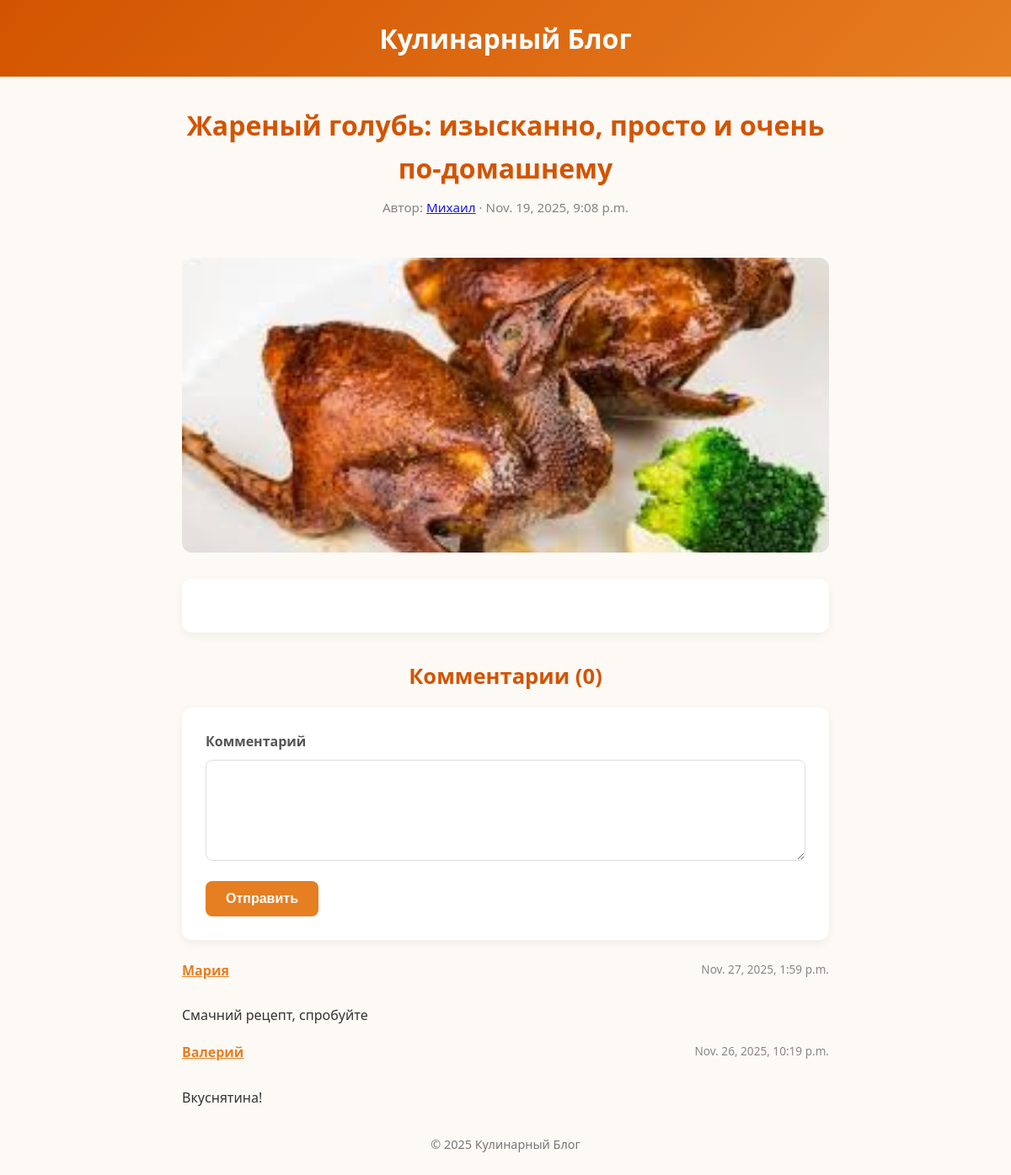
/articles/1, run on the app's committed database.
### Main/models.py (models this page shows, shortened)
class Article(models.Model):
    author = models.ForeignKey(User, on_delete=models.CASCADE, editable=True)
    title = models.CharField(max_length=100)
    pub_date = models.DateTimeField('publication date', auto_now_add=True)
    article = tinymce_models.HTMLField()
    image = models.ImageField(upload_to='articles', blank=True, null=True)

class Comment(models.Model):
    author = models.ForeignKey(User, on_delete=models.CASCADE)
    comment = models.CharField(max_length=250)
    pub_date = models.DateTimeField('publication date', auto_now_add=True)
    article = models.ForeignKey(Article, on_delete=models.CASCADE)

### Main/views.py (the view)
# urls.py: path('articles/<int:article_id>', views.article_show, name='article_url'),
def article_show(request, article_id):
    article = Article.objects.get(id=article_id)
    comments = Article.objects.get(id=article_id).comment_set.order_by('-pub_date')
    return render(request, 'articles.html', {'article' : article, 'comments': comments})

### Main/templates/articles.html (shortened to what this page needs)
<!DOCTYPE html>
<html lang="ru">
<head>
</head>
<body>
  <header>
    <h1>Кулинарный Блог</h1>
  </header>
  <div class="container">
    <article>
      <div class="article-header">
        <h1>{{article.title}}</h1>
        <p class="article-meta">Автор: <a href="{% url 'account_show' article.author.id %}">{{article.author.first_name}}</a> · {{article.pub_date}}</p>
      </div>
      <img
        src="{{article.image.url}}"
        alt="{{article.title}}"
        class="article-image"
      >
      <div class="article-content">
      </div>
      <section class="comments-section">
        <h2>Комментарии (<span id="comments-count">0</span>)</h2>
        <form id="comment-form" class="comment-form" name="comment" method="POST" action="{% url 'publication_comment' article.id %}">
          <div class="form-group">
            <label for="text">Комментарий</label>
            <textarea id="text" name="comment_text" required></textarea>
          </div>
          <button type="submit" class="btn">Отправить</button>
        </form>
        <div id="comments-list" class="comments-list">
            {% if comments is not None %}
            {% for comment in comments %}
            <div class="comment-header">
            <a href="{% url 'account_show' comment.author.id %}" class="comment-author">{{comment.author.first_name}}</a>
            <span class="comment-date">{{comment.pub_date}}</span>
          </div>
          <div class="comment-text">{{comment.comment}}</div>
        {% endfor %}
        {% endif %}
        </div>
      </section>
    </article>
    <footer>
      <p>© 2025 Кулинарный Блог</p>
    </footer>
  </div>
</body>
</html>

### Main/templates/articles.html (style rules this page uses)
* { margin: 0; padding: 0; box-sizing: border-box; }
body { font-family: 'Segoe UI', system-ui, sans-serif; line-height: 1.6; color: #333; background-color: #fdf9f5; padding-bottom: 2rem; }
header { background: linear-gradient(135deg, #d35400, #e67e22); color: white; text-align: center; padding: 1.25rem 1rem; }
.container { max-width: 800px; margin: 0 auto; padding: 0 1rem; }
.article-header { text-align: center; margin: 2rem 0 1.5rem; }
.article-header h1 { font-size: 2rem; color: #d35400; margin-bottom: 0.5rem; }
.article-meta { color: #787777; font-size: 0.95rem; opacity: 0.9; }
.article-image { width: 100%; height: 350px; object-fit: cover; border-radius: 12px; margin: 1.5rem 0; background-color: #eee; }
.article-content { background: white; padding: 2rem; border-radius: 12px; box-shadow: 0 4px 12px rgba(0,0,0,0.05); margin-bottom: 2rem; font-size: 1.05rem; }
.comments-section h2 { font-size: 1.6rem; color: #d35400; margin: 2rem 0 1rem; text-align: center; }
.comment-form { background: white; padding: 1.75rem; border-radius: 12px; box-shadow: 0 4px 12px rgba(0,0,0,0.05); margin-bottom: 1.5rem; }
.form-group { margin-bottom: 1rem; }
.form-group label { display: block; margin-bottom: 0.5rem; font-weight: 600; color: #555; }
.form-group input, .form-group textarea { width: 100%; padding: 0.75rem; border: 1px solid #ddd; border-radius: 8px; font-size: 1rem; transition: border-color 0.3s; }
.form-group textarea { height: 120px; resize: vertical; }
.btn { background: #e67e22; color: white; border: none; padding: 0.75rem 1.5rem; font-size: 1rem; font-weight: 600; border-radius: 8px; cursor: pointer; transition: background 0.3s; }
.comments-list { display: flex; flex-direction: column; gap: 1.25rem; }
.comment-header { display: flex; justify-content: space-between; margin-bottom: 0.5rem; }
.comment-author { font-weight: 600; color: #e67e22; }
.comment-date { font-size: 0.85rem; color: #888; }
.comment-text { line-height: 1.5; }
footer { text-align: center; color: #777; font-size: 0.9rem; margin-top: 2rem; }

### data on the page
Article: title "Жареный голубь: изысканно, просто и очень по-домашнему", author.first_name "Михаил", pub_date "Nov. 19, 2025, 9:08 p.m.", image (picture)
Comment: author.first_name "Мария", pub_date "Nov. 27, 2025, 1:59 p.m.", comment "Смачний рецепт, спробуйте"
Comment: author.first_name "Валерий", pub_date "Nov. 26, 2025, 10:19 p.m.", comment "Вкуснятина!"
